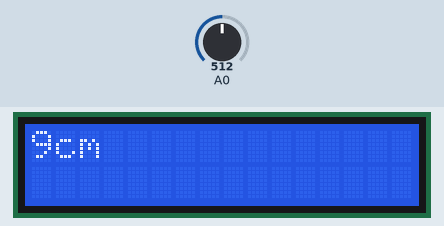
A sketch run on a simulated Arduino Uno, built with avr-gcc and run on an emulated ATmega328P. Parts: 16×2 character LCD. The inputs (shaded band) are chosen by the test bench; at power-on: A0 = 512.

Above: at 1.2 s.
1.3 s: A0 set to 716
At 2.1 s:
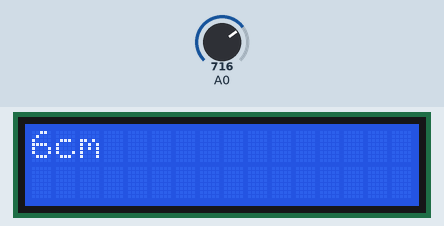
2.8 s: A0 set to 900
At 3.2 s:
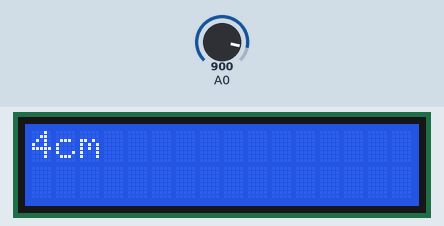
4.3 s: A0 set to 306
At 4.7 s:
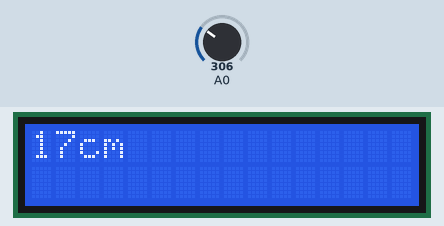
Timing chart, 0 to 7.3 s (numbered marks = the images above; inputs shaded):
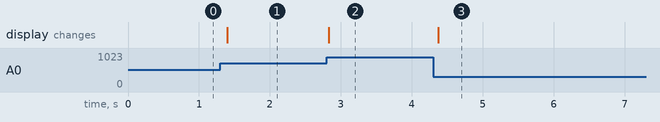

Measured:
- after the input at 1.3 s, the display: changes after 0.10 s (image 1)
- after the input at 2.8 s, the display: changes at once (image 2)
- after the input at 4.3 s, the display: changes after 0.07 s (image 3)

The sketch:

Sensor_sharp.ino
```cpp
/*
 * Ing Rafael Lozano Rolon
 * www.taloselectronics.com
 */
#include <LiquidCrystal_I2C.h>

//Crear el objeto lcd  dirección  0x3F y 16 columnas x 2 filas
LiquidCrystal_I2C lcd(0x27, 16, 2); //

void setup() {
  // Comunicación seria a 9600 baudios
  Serial.begin(9600);
  // Inicializar el LCD
  lcd.init();
  //Encender la luz de fondo.
  lcd.backlight();
}


void loop() {

  int D_cm = distancia(40); //lectura de distancia promedio de 40

  lcd.setCursor(0, 0);//ir a la posicion x0,y0
  lcd.print(D_cm);//imprimir la distancia
  lcd.print("cm  ");
  delay(100);//Esperar 100ms antes de medir de nuevo
}

float distancia(int muestras)
{
  long suma = 0;
  for (int i = 0; i < muestras; i++)
  {
    suma = suma + analogRead(A0);
  }
  float adc = suma / muestras;//Promedio de lectura ADC
  float distancia_cm = 17569.7 * pow(adc, -1.2062);
  return (distancia_cm);
}
```
